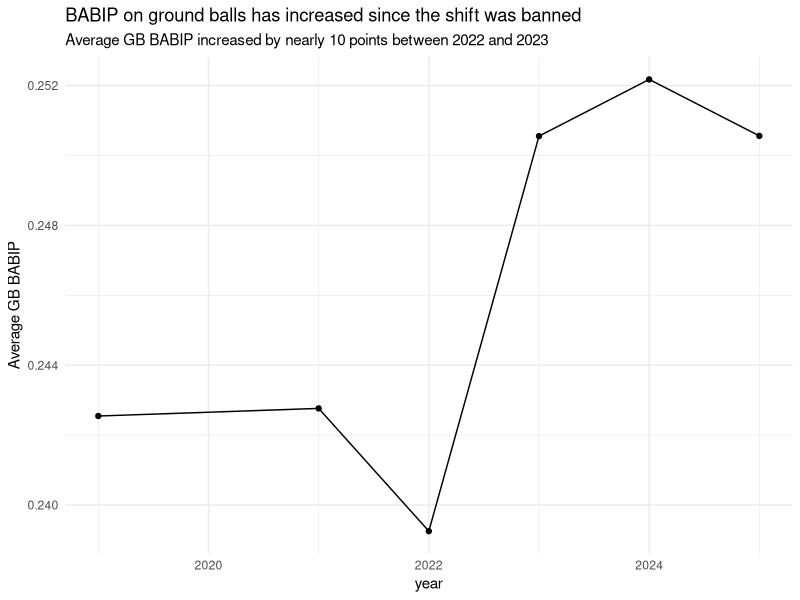
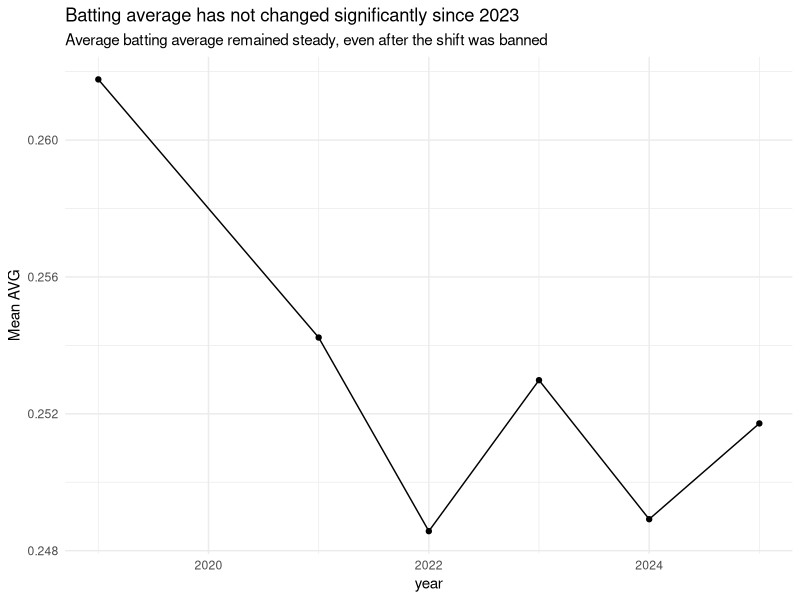

Source code (R) for these figures, in order:
# Analyze and Visualize Data to find insightful conclusions ----

## Load packages and data ----
library(tidyverse)
mlb_qual <- read_csv("data/mlb_qual.csv")

## See some league-wide trends ----

mlb_qual |> 
  filter(pa >= 300) |> 
  summarize(
    avg_ba = mean(batting_avg),
    avg_babip = mean(babip),
    avg_gb_babip = mean(gb_babip),
    avg_xba = mean(xba),
    avg_pull = mean(pull_percent),
    avg_oppo = mean(opposite_percent),
    .by = year
  )

gb_babip_by_year <- mlb_qual |> 
  filter(pa >= 300) |> 
  summarize(
    avg_gb_babip = mean(gb_babip),
    .by = year
  ) |> 
  ggplot(aes(year, avg_gb_babip)) +
  geom_line() +
  geom_point() +
  theme_minimal() +
  labs(
    title = "BABIP on ground balls has increased since the shift was banned",
    subtitle = "Average GB BABIP increased by nearly 10 points between 2022 and 2023",
    y = "Average GB BABIP"
  )

avg_by_year <- mlb_qual |> 
  filter(pa >= 300) |> 
  summarize(
    avg_ba = mean(batting_avg),
    .by = year
  ) |> 
  ggplot(aes(year, avg_ba)) +
  geom_line() +
  geom_point() +
  theme_minimal() +
  labs(
    title = "Batting average has not changed significantly since 2023",
    subtitle = "Average batting average remained steady, even after the shift was banned",
    y = "Mean AVG"
  )

# GB BABIP increased slightly, but overall contact remained steady
# are hitters hitting ground balls at similar rates to before the shift was banned?
mlb_qual |> 
  filter(pa >= 300) |> 
  summarize(
    avg_gb_pct = mean(groundballs_percent),
    avg_ld_pct = mean(linedrives_percent),
    avg_fb_pct = mean(flyballs_percent),
    .by = year
  )
# ground ball rate has actually decreased; fly ball rate has increased





## Save out plots ----
ggsave(filename = "plots/gb_babip_by_year.png", plot = gb_babip_by_year)
ggsave(filename = "plots/avg_by_year.png", plot = avg_by_year)
